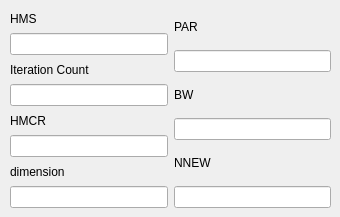
       <widget class="QWidget" name="HS">
        <widget class="QWidget" name="horizontalLayoutWidget_2">
         <property name="geometry">
          <rect>
           <x>10</x>
           <y>10</y>
           <width>321</width>
           <height>198</height>
          </rect>
         </property>
         <layout class="QHBoxLayout" name="horizontalLayout_3">
          <item>
           <layout class="QVBoxLayout" name="verticalLayout_7">
            <item>
             <widget class="QLabel" name="label_10">
              <property name="text">
               <string>HMS</string>
              </property>
             </widget>
            </item>
            <item>
             <widget class="QLineEdit" name="HS_HWS"/>
            </item>
            <item>
             <widget class="QLabel" name="label_11">
              <property name="text">
               <string>Iteration Count</string>
              </property>
             </widget>
            </item>
            <item>
             <widget class="QLineEdit" name="HS_iterCount"/>
            </item>
            <item>
             <widget class="QLabel" name="label_12">
              <property name="text">
               <string>HMCR</string>
              </property>
             </widget>
            </item>
            <item>
             <widget class="QLineEdit" name="HS_HMCR"/>
            </item>
            <item>
             <widget class="QLabel" name="label_66">
              <property name="text">
               <string>dimension</string>
              </property>
             </widget>
            </item>
            <item>
             <widget class="QLineEdit" name="hs_dim"/>
            </item>
           </layout>
          </item>
          <item>
           <layout class="QVBoxLayout" name="verticalLayout_6">
            <item>
             <widget class="QLabel" name="label_8">
              <property name="text">
               <string>PAR</string>
              </property>
             </widget>
            </item>
            <item>
             <widget class="QLineEdit" name="HS_PAR"/>
            </item>
            <item>
             <widget class="QLabel" name="label">
              <property name="text">
               <string>BW</string>
              </property>
             </widget>
            </item>
            <item>
             <widget class="QLineEdit" name="HS_BW"/>
            </item>
            <item>
             <widget class="QLabel" name="label_9">
              <property name="text">
               <string>NNEW</string>
              </property>
             </widget>
            </item>
            <item>
             <widget class="QLineEdit" name="HS_NNEW"/>
            </item>
           </layout>
          </item>
         </layout>
        </widget>
       </widget>
